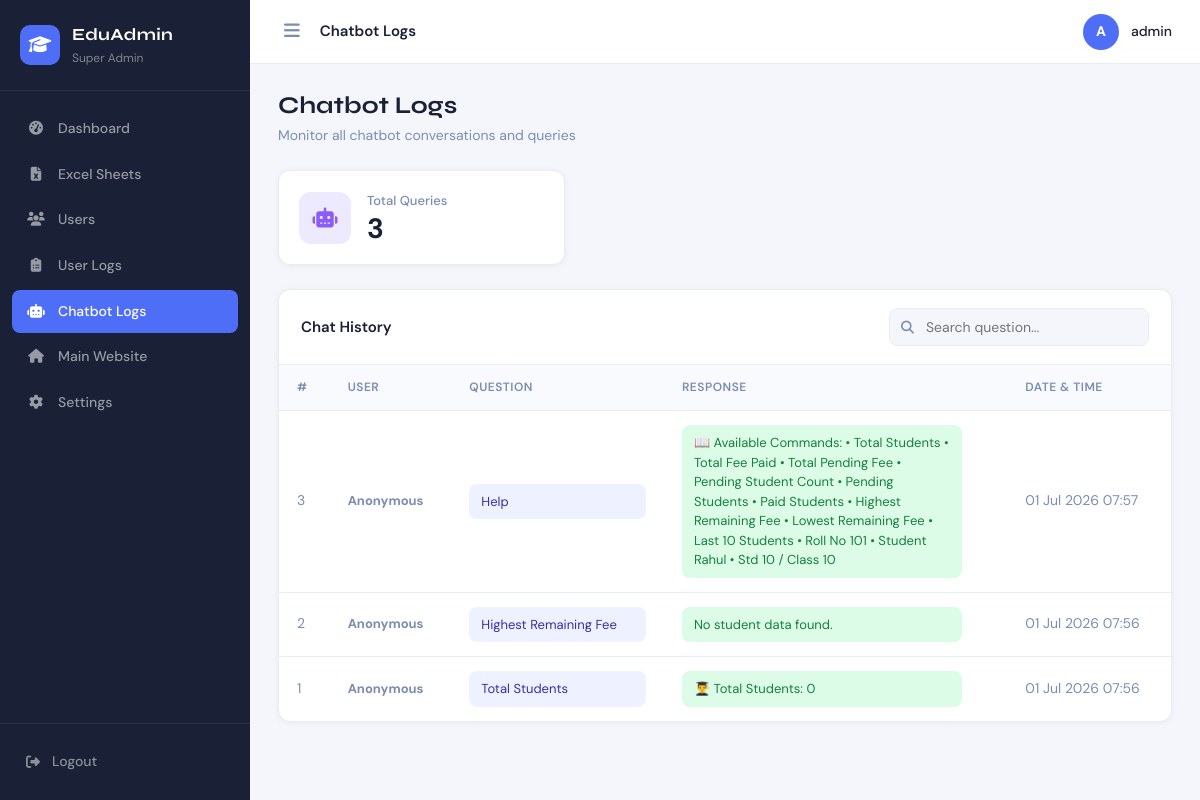
Page /admin-panel/chatbot-logs/ (signed in) on the committed database.
### excel_ai_chatbot/models.py (models this page shows, shortened)
class CustomUser(AbstractUser):
    ROLE_CHOICES = (
        ("superadmin", "Super Admin"),
        ("teacher", "Teacher"),
    )
    role = models.CharField(
        max_length=20,
        choices=ROLE_CHOICES,
        default="teacher"
    )

class ChatHistory(models.Model):
    question = models.TextField()
    answer = models.TextField()
    created_at = models.DateTimeField(auto_now_add=True)

### admin_panel/views.py (the view)
# urls.py: path("chatbot-logs/", views.chatbot_logs_view, name="chatbot_logs"),
@superadmin_required
def chatbot_logs_view(request):
    search = request.GET.get("search", "")
    logs = ChatHistory.objects.order_by("-created_at")
    if search:
        logs = logs.filter(question__icontains=search)
    return render(
        request, "admin_panel/chatbot_logs.html", {"logs": logs, "search": search}
    )

### admin_panel/views.py (called while the page is built)
def superadmin_required(view_func):
    @wraps(view_func)
    def wrapper(request, *args, **kwargs):
        if not request.user.is_authenticated:
            return redirect("login")
        if not hasattr(request.user, "role"):
            return redirect("login")
        if request.user.role != "superadmin":
            return redirect("dashboard")
        return view_func(request, *args, **kwargs)
    return wrapper

### admin_panel/templates/admin_panel/chatbot_logs.html (shortened to what this page needs)
{% extends 'admin_panel/base.html' %}
{% block breadcrumb %}Chatbot Logs{% endblock %}
{% block content %}
<div class="section-header">
  <div>
    <h1 class="section-title">Chatbot Logs</h1>
    <p class="section-subtitle">Monitor all chatbot conversations and queries</p>
  </div>
</div>
<div class="stats-row stats-row-sm">
  <div class="stat-card">
    <div class="stat-icon-wrap clr-purple"><i class="fa-solid fa-robot"></i></div>
    <div class="stat-body"><p class="stat-label">Total Queries</p><h2 class="stat-value">{{ logs.count }}</h2></div>
  </div>
</div>
<div class="data-card">
  <div class="data-card-header">
    <h3>Chat History</h3>
    <form method="GET" class="search-form">
      <input type="text" name="search" value="{{ search }}" placeholder="Search question..." class="search-input">
    </form>
  </div>
  <div class="table-scroll">
    <table class="data-table">
      <thead>
        <tr><th>#</th><th>User</th><th>Question</th><th>Response</th><th>Date & Time</th></tr>
      </thead>
      <tbody>
        {% for log in logs %}
        <tr>
          <td class="muted">{{ log.id }}</td>
          <td><strong>{% if log.user %}{{ log.user.username }}{% else %}<span class="muted">Anonymous</span>{% endif %}</strong></td>
          <td><div class="chat-bubble chat-question">{{ log.question }}</div></td>
          <td><div class="chat-bubble chat-answer">{{ log.answer }}</div></td>
          <td class="muted">{{ log.created_at|date:"d M Y H:i" }}</td>
        </tr>
        {% empty %}
        <tr><td colspan="5" class="empty-row"><i class="fa-solid fa-robot"></i><br>No chatbot logs found.</td></tr>
        {% endfor %}
      </tbody>
    </table>
  </div>
</div>
{% endblock %}

### admin_panel/templates/admin_panel/base.html (shortened to what this page needs)
{% load static %}
<!DOCTYPE html>
<html lang="en">
<head>
  <link rel="stylesheet" href="https://cdnjs.cloudflare.com/ajax/libs/font-awesome/6.7.2/css/all.min.css">
  <link rel="stylesheet" href="{% static 'admin_panel/css/admin.css' %}">
</head>
<body>
  {% include 'admin_panel/sidebar.html' %}
  <div class="main-content">
    <div class="topbar">
      <div class="topbar-left">
        <button class="sidebar-toggle" id="sidebarToggle"><i class="fa-solid fa-bars"></i></button>
        <span class="topbar-title">{% block breadcrumb %}Dashboard{% endblock %}</span>
      </div>
      <div class="topbar-right">
        <div class="topbar-avatar">{{ request.user.username|first|upper }}</div>
        <div class="topbar-username">{{ request.user.username }}</div>
      </div>
    </div>
    <div class="page-body">
      {% block content %}{% endblock %}
    </div>
  </div>
</body>
</html>

### admin_panel/static/admin_panel/css/admin.css (style rules this page uses)
*, *::before, *::after { box-sizing: border-box; margin: 0; padding: 0; }
:root { --sidebar-w: 250px; --topbar-h: 64px; --c-bg: #f4f6fb; --c-surface: #ffffff; --c-border: #e8ecf3; --c-text: #1a2035; --c-muted: #7c8db0; --c-blue: #4f6ef7; --c-blue-lt: #eef1ff; --c-green: #22c55e; --c-green-lt: #dcfce7; --c-red: #f43f5e; --c-red-lt: #ffe4e8; --c-purple: #8b5cf6; --c-purple-lt: #ede9fe; --c-orange: #f97316; --c-orange-lt: #ffedd5; --c-sky: #0ea5e9; --c-sky-lt: #e0f2fe; --radius: 12px; --radius-sm: 8px; --shadow: 0 2px 16px rgba(0, 0, 0, .07); --shadow-sm: 0 1px 6px rgba(0, 0, 0, .05); }
body { font-family: "DM Sans", sans-serif; background: var(--c-bg); color: var(--c-text); font-size: 15px; line-height: 1.55; }
.main-content { margin-left: var(--sidebar-w); min-height: 100vh; display: flex; flex-direction: column; }
.topbar { height: var(--topbar-h); background: var(--c-surface); border-bottom: 1px solid var(--c-border); display: flex; align-items: center; justify-content: space-between; padding: 0 28px; position: sticky; top: 0; z-index: 50; }
.topbar-left { display: flex; align-items: center; gap: 14px; }
.sidebar, .main-content { transition: all 0.3s ease; }
.sidebar-toggle { background: none; border: none; cursor: pointer; color: var(--c-muted); font-size: 18px; padding: 6px; }
.topbar-title { font-size: 15px; font-weight: 600; color: var(--c-text); }
.topbar-right { display: flex; align-items: center; gap: 12px; }
.topbar-avatar { width: 36px; height: 36px; background: var(--c-blue); border-radius: 50%; display: flex; align-items: center; justify-content: center; color: #fff; font-size: 14px; font-weight: 700; }
.topbar-username { font-size: 14px; font-weight: 500; color: var(--c-text); }
.page-body { padding: 28px; flex: 1; }
.section-header { display: flex; justify-content: space-between; align-items: flex-start; margin-bottom: 24px; }
.section-title { font-family: "Syne", sans-serif; font-size: 24px; font-weight: 700; color: var(--c-text); line-height: 1.2; }
.section-subtitle { font-size: 14px; color: var(--c-muted); margin-top: 4px; }
.stats-row { display: grid; grid-template-columns: repeat(5, 1fr); gap: 16px; margin-bottom: 24px; }
.stats-row-sm { grid-template-columns: repeat(auto-fit, minmax(200px, 1fr)); }
.stat-card { background: var(--c-surface); border: 1px solid var(--c-border); border-radius: var(--radius); padding: 20px; display: flex; align-items: center; gap: 16px; box-shadow: var(--shadow-sm); transition: transform .2s, box-shadow .2s; }
.stat-icon-wrap { width: 52px; height: 52px; border-radius: 12px; display: flex; align-items: center; justify-content: center; font-size: 20px; flex-shrink: 0; }
.clr-purple { background: var(--c-purple-lt); color: var(--c-purple); }
.stat-label { font-size: 13px; color: var(--c-muted); font-weight: 500; }
.stat-value { font-size: 28px; font-weight: 700; color: var(--c-text); line-height: 1.1; margin-top: 2px; }
.data-card { background: var(--c-surface); border: 1px solid var(--c-border); border-radius: var(--radius); box-shadow: var(--shadow-sm); overflow: hidden; margin-bottom: 24px; }
.data-card-header { display: flex; justify-content: space-between; align-items: center; padding: 18px 22px; border-bottom: 1px solid var(--c-border); }
.data-card-header h3 { font-size: 15px; font-weight: 600; }
.table-scroll { overflow-x: auto; }
.data-table { width: 100%; border-collapse: collapse; }
.data-table thead tr { background: #f8fafd; }
.data-table th { padding: 13px 18px; text-align: left; font-size: 12px; font-weight: 600; color: var(--c-muted); text-transform: uppercase; letter-spacing: .5px; white-space: nowrap; }
.data-table td { padding: 14px 18px; border-top: 1px solid var(--c-border); font-size: 14px; }
.muted { color: var(--c-muted); font-size: 13px; }
.search-form { position: relative; }
.search-input { padding: 9px 14px 9px 36px; border: 1px solid var(--c-border); border-radius: var(--radius-sm); font-size: 14px; width: 260px; font-family: inherit; outline: none; transition: border-color .2s; background: var(--c-bg); }
.chat-bubble { max-width: 280px; padding: 8px 12px; border-radius: var(--radius-sm); font-size: 13px; line-height: 1.5; word-break: break-word; }
.chat-question { background: var(--c-blue-lt); color: #3730a3; }
.chat-answer { background: var(--c-green-lt); color: #15803d; }
@media (max-width: 1280px) { .stats-row { grid-template-columns: repeat(3, 1fr); } }

### rows in the picture
CustomUser: user.username|first "A", user.username "admin"
ChatHistory: id "3", question "Help", answer "📖 Available Commands: • Total Students • Total Fee Paid • Total Pending Fee • Pending Student Count • Pending Students • Paid Students • Highest Remaining Fee • Lowest Remaining Fee • Last 10 Students • Roll No 101 • Student Rahul • Std 10 / Class 10", created_at "01 Jul 2026 07:57"
ChatHistory: id "2", question "Highest Remaining Fee", answer "No student data found.", created_at "01 Jul 2026 07:56"
ChatHistory: id "1", question "Total Students", answer "👨‍🎓 Total Students: 0", created_at "01 Jul 2026 07:56"

### other values in the picture
{{ logs.count }} "3"
